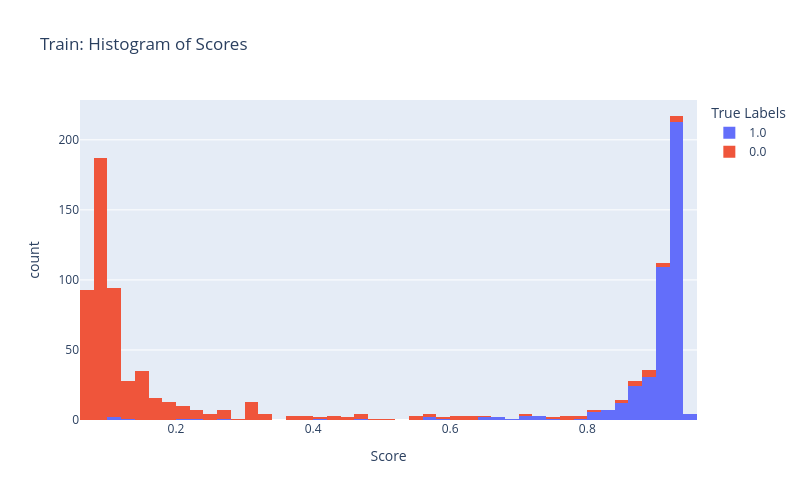
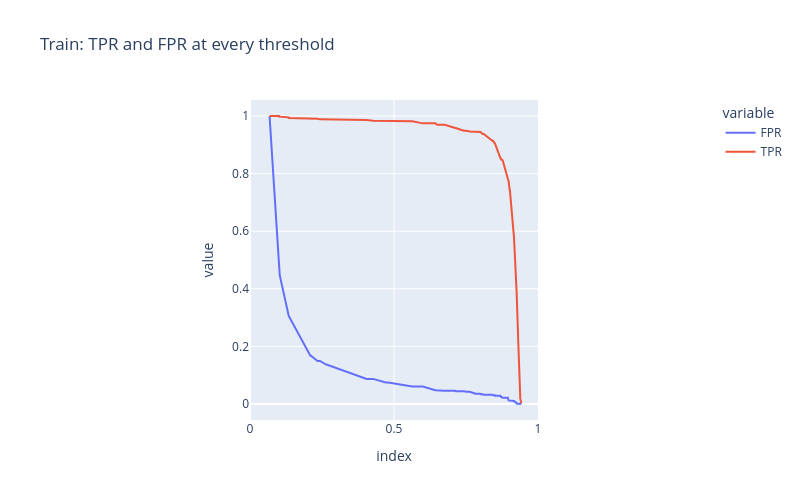
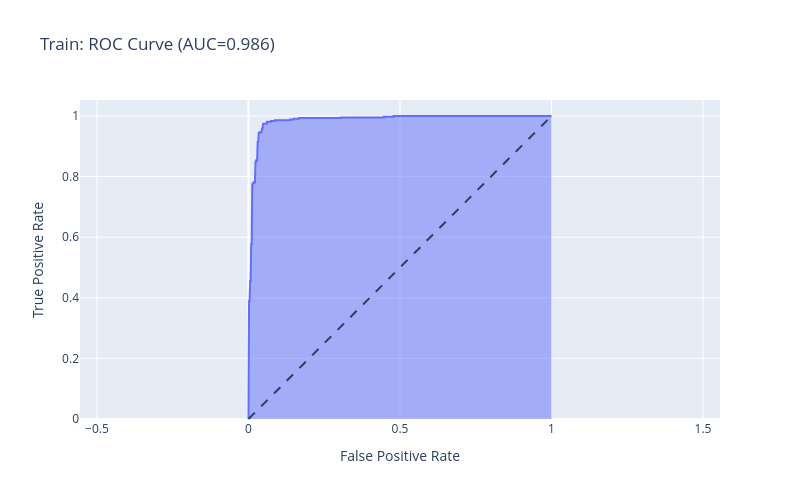
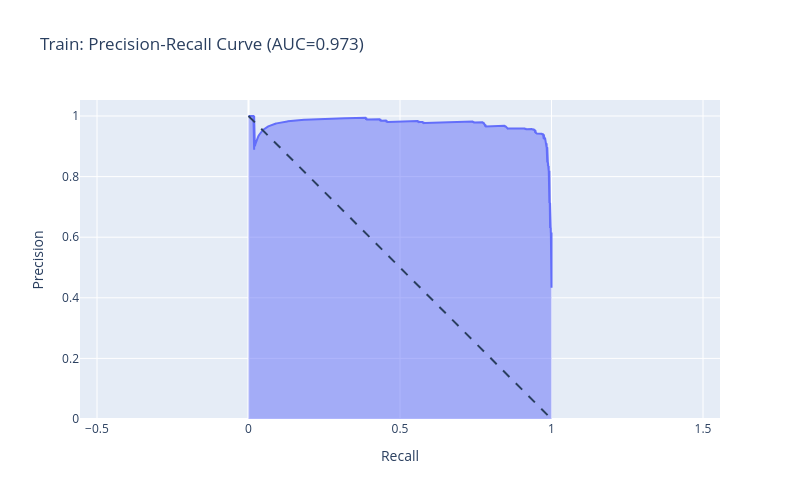

Notebook code for these charts, in order:
### Code cell
for y_true, y_score, name in [(train_y_true, train_y_score, 'Train'),
                               (val_y_true, val_y_score, 'Validation')]:
    plot_preliminary_plots(y_true, y_score, name)
    plot_roc_curve(y_true, y_score, name)
    plot_pr_curve(y_true, y_score, name)

### Figure 1 — Plotly figure (JSON) as saved in the notebook; plotly's stock layout.template omitted (floating-point values rounded to 4 significant figures; data arrays with more than 128 entries replaced by an {"elided": "..."} marker saying what was removed)
{"data": [{"bingroup": "x", "hovertemplate": "True Labels=1.0<br>Score=%{x}<br>count=%{y}<extra></extra>", "legendgroup": "1.0", "marker": {"color": "#636efa", "pattern": {"shape": ""}}, "name": "1.0", "nbinsx": 50, "orientation": "v", "showlegend": true, "type": "histogram", "x": {"elided": "430 float values"}, "xaxis": "x", "yaxis": "y"}, {"bingroup": "x", "hovertemplate": "True Labels=0.0<br>Score=%{x}<br>count=%{y}<extra></extra>", "legendgroup": "0.0", "marker": {"color": "#EF553B", "pattern": {"shape": ""}}, "name": "0.0", "nbinsx": 50, "orientation": "v", "showlegend": true, "type": "histogram", "x": {"elided": "562 float values"}, "xaxis": "x", "yaxis": "y"}], "layout": {"barmode": "relative", "height": 500, "legend": {"title": {"text": "True Labels"}, "tracegroupgap": 0}, "title": {"text": "Train: Histogram of Scores"}, "width": 800, "xaxis": {"anchor": "y", "domain": [0, 1], "title": {"text": "Score"}}, "yaxis": {"anchor": "x", "domain": [0, 1], "title": {"text": "count"}}}}

### Figure 2 — Plotly figure (JSON) as saved in the notebook; plotly's stock layout.template omitted (floating-point values rounded to 4 significant figures)
{"data": [{"hovertemplate": "variable=FPR<br>index=%{x}<br>value=%{y}<extra></extra>", "legendgroup": "FPR", "line": {"color": "#636efa", "dash": "solid"}, "marker": {"symbol": "circle"}, "mode": "lines", "name": "FPR", "orientation": "v", "showlegend": true, "type": "scatter", "x": [Infinity, 0.9423, 0.9385, 0.9385, 0.931, 0.931, 0.9257, 0.9257, 0.924, 0.9237, 0.9225, 0.9225, 0.9177, 0.9177, 0.9168, 0.9167, 0.9025, 0.9017, 0.8979, 0.8974, 0.8974, 0.8972, 0.897, 0.8966, 0.8962, 0.8955, 0.8772, 0.8759, 0.8731, 0.8722, 0.8709, 0.8695, 0.8505, 0.8499, 0.8439, 0.8413, 0.8117, 0.8077, 0.8009, 0.7992, 0.7835, 0.7624, 0.7523, 0.7423, 0.7146, 0.7126, 0.6761, 0.6499, 0.6436, 0.6, 0.5634, 0.4798, 0.4716, 0.4273, 0.405, 0.2657, 0.2638, 0.2431, 0.2345, 0.2115, 0.2097, 0.1345, 0.1343, 0.1035, 0.1034, 0.1012, 0.1012, 0.06791], "xaxis": "x", "y": [0.0, 0.0, 0.0, 0.001779, 0.001779, 0.001779, 0.001779, 0.003559, 0.003559, 0.005338, 0.005338, 0.007117, 0.007117, 0.008897, 0.008897, 0.01068, 0.01068, 0.01246, 0.01246, 0.01423, 0.01423, 0.01601, 0.01601, 0.01779, 0.01779, 0.02135, 0.02135, 0.02313, 0.02313, 0.02491, 0.02491, 0.02847, 0.02847, 0.03025, 0.03025, 0.03203, 0.03203, 0.03381, 0.03381, 0.03559, 0.03559, 0.0427, 0.0427, 0.04448, 0.04448, 0.04626, 0.04626, 0.04804, 0.04804, 0.0605, 0.0605, 0.07473, 0.07473, 0.08719, 0.08719, 0.137, 0.137, 0.1495, 0.1495, 0.1673, 0.1673, 0.306, 0.306, 0.4466, 0.4466, 0.4786, 0.4786, 1.0], "yaxis": "y"}, {"hovertemplate": "variable=TPR<br>index=%{x}<br>value=%{y}<extra></extra>", "legendgroup": "TPR", "line": {"color": "#EF553B", "dash": "solid"}, "marker": {"symbol": "circle"}, "mode": "lines", "name": "TPR", "orientation": "v", "showlegend": true, "type": "scatter", "x": [Infinity, 0.9423, 0.9385, 0.9385, 0.931, 0.931, 0.9257, 0.9257, 0.924, 0.9237, 0.9225, 0.9225, 0.9177, 0.9177, 0.9168, 0.9167, 0.9025, 0.9017, 0.8979, 0.8974, 0.8974, 0.8972, 0.897, 0.8966, 0.8962, 0.8955, 0.8772, 0.8759, 0.8731, 0.8722, 0.8709, 0.8695, 0.8505, 0.8499, 0.8439, 0.8413, 0.8117, 0.8077, 0.8009, 0.7992, 0.7835, 0.7624, 0.7523, 0.7423, 0.7146, 0.7126, 0.6761, 0.6499, 0.6436, 0.6, 0.5634, 0.4798, 0.4716, 0.4273, 0.405, 0.2657, 0.2638, 0.2431, 0.2345, 0.2115, 0.2097, 0.1345, 0.1343, 0.1035, 0.1034, 0.1012, 0.1012, 0.06791], "xaxis": "x", "y": [0.0, 0.002326, 0.0186, 0.0186, 0.2302, 0.2349, 0.3884, 0.3884, 0.4349, 0.4349, 0.4558, 0.4558, 0.5605, 0.5605, 0.5767, 0.5767, 0.7419, 0.7419, 0.7744, 0.7744, 0.7767, 0.7767, 0.7791, 0.7791, 0.7814, 0.7814, 0.8465, 0.8465, 0.8488, 0.8488, 0.8535, 0.8535, 0.9047, 0.9047, 0.914, 0.914, 0.9372, 0.9372, 0.9442, 0.9442, 0.9465, 0.9465, 0.9488, 0.9488, 0.9581, 0.9581, 0.9698, 0.9698, 0.9744, 0.9744, 0.9814, 0.9814, 0.9837, 0.9837, 0.986, 0.986, 0.9884, 0.9884, 0.9907, 0.9907, 0.993, 0.993, 0.9953, 0.9953, 0.9977, 0.9977, 1.0, 1.0], "yaxis": "y"}], "layout": {"height": 500, "legend": {"title": {"text": "variable"}, "tracegroupgap": 0}, "title": {"text": "Train: TPR and FPR at every threshold"}, "width": 800, "xaxis": {"anchor": "y", "constrain": "domain", "domain": [0, 1], "range": [0, 1], "title": {"text": "index"}}, "yaxis": {"anchor": "x", "domain": [0, 1], "scaleanchor": "x", "scaleratio": 1, "title": {"text": "value"}}}}

### Figure 3 — Plotly figure (JSON) as saved in the notebook; plotly's stock layout.template omitted (floating-point values rounded to 4 significant figures)
{"data": [{"fillpattern": {"shape": ""}, "hovertemplate": "False Positive Rate=%{x}<br>True Positive Rate=%{y}<extra></extra>", "legendgroup": "", "line": {"color": "#636efa"}, "marker": {"symbol": "circle"}, "mode": "lines", "name": "", "orientation": "v", "showlegend": false, "stackgroup": "1", "type": "scatter", "x": [0.0, 0.0, 0.0, 0.001779, 0.001779, 0.001779, 0.001779, 0.003559, 0.003559, 0.005338, 0.005338, 0.007117, 0.007117, 0.008897, 0.008897, 0.01068, 0.01068, 0.01246, 0.01246, 0.01423, 0.01423, 0.01601, 0.01601, 0.01779, 0.01779, 0.02135, 0.02135, 0.02313, 0.02313, 0.02491, 0.02491, 0.02847, 0.02847, 0.03025, 0.03025, 0.03203, 0.03203, 0.03381, 0.03381, 0.03559, 0.03559, 0.0427, 0.0427, 0.04448, 0.04448, 0.04626, 0.04626, 0.04804, 0.04804, 0.0605, 0.0605, 0.07473, 0.07473, 0.08719, 0.08719, 0.137, 0.137, 0.1495, 0.1495, 0.1673, 0.1673, 0.306, 0.306, 0.4466, 0.4466, 0.4786, 0.4786, 1.0], "xaxis": "x", "y": [0.0, 0.002326, 0.0186, 0.0186, 0.2302, 0.2349, 0.3884, 0.3884, 0.4349, 0.4349, 0.4558, 0.4558, 0.5605, 0.5605, 0.5767, 0.5767, 0.7419, 0.7419, 0.7744, 0.7744, 0.7767, 0.7767, 0.7791, 0.7791, 0.7814, 0.7814, 0.8465, 0.8465, 0.8488, 0.8488, 0.8535, 0.8535, 0.9047, 0.9047, 0.914, 0.914, 0.9372, 0.9372, 0.9442, 0.9442, 0.9465, 0.9465, 0.9488, 0.9488, 0.9581, 0.9581, 0.9698, 0.9698, 0.9744, 0.9744, 0.9814, 0.9814, 0.9837, 0.9837, 0.986, 0.986, 0.9884, 0.9884, 0.9907, 0.9907, 0.993, 0.993, 0.9953, 0.9953, 0.9977, 0.9977, 1.0, 1.0], "yaxis": "y"}], "layout": {"height": 500, "legend": {"tracegroupgap": 0}, "shapes": [{"line": {"dash": "dash"}, "type": "line", "x0": 0, "x1": 1, "y0": 0, "y1": 1}], "title": {"text": "Train: ROC Curve (AUC=0.986)"}, "width": 800, "xaxis": {"anchor": "y", "domain": [0, 1], "title": {"text": "False Positive Rate"}}, "yaxis": {"anchor": "x", "domain": [0, 1], "scaleanchor": "x", "scaleratio": 1, "title": {"text": "True Positive Rate"}}}}

### Figure 4 — Plotly figure (JSON) as saved in the notebook; plotly's stock layout.template omitted (floating-point values rounded to 4 significant figures; data arrays with more than 128 entries replaced by an {"elided": "..."} marker saying what was removed)
{"data": [{"fillpattern": {"shape": ""}, "hovertemplate": "Recall=%{x}<br>Precision=%{y}<extra></extra>", "legendgroup": "", "line": {"color": "#636efa"}, "marker": {"symbol": "circle"}, "mode": "lines", "name": "", "orientation": "v", "showlegend": false, "stackgroup": "1", "type": "scatter", "x": {"elided": "992 float values"}, "xaxis": "x", "y": {"elided": "992 float values"}, "yaxis": "y"}], "layout": {"height": 500, "legend": {"tracegroupgap": 0}, "shapes": [{"line": {"dash": "dash"}, "type": "line", "x0": 0, "x1": 1, "y0": 1, "y1": 0}], "title": {"text": "Train: Precision-Recall Curve (AUC=0.973)"}, "width": 800, "xaxis": {"anchor": "y", "domain": [0, 1], "title": {"text": "Recall"}}, "yaxis": {"anchor": "x", "domain": [0, 1], "scaleanchor": "x", "scaleratio": 1, "title": {"text": "Precision"}}}}
